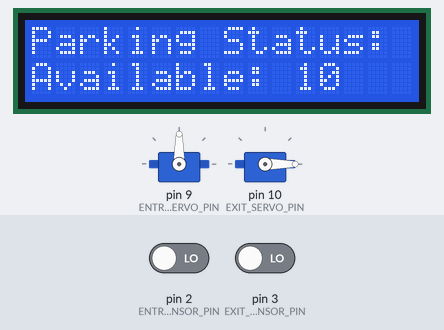
Bench run of a sketch on a simulated Arduino Uno, built with avr-gcc and run on an emulated ATmega328P. Shown: 2 × servo, 16×2 character LCD. The inputs (shaded band) are chosen by the test bench; at power-on: pin 2 (ENTRY_SENSOR_PIN) LOW, pin 3 (EXIT_SENSOR_PIN) LOW.

Above: at 0.1 s.
At 3.1 s:
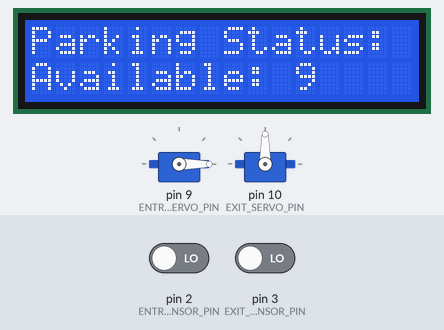
At 6.1 s:
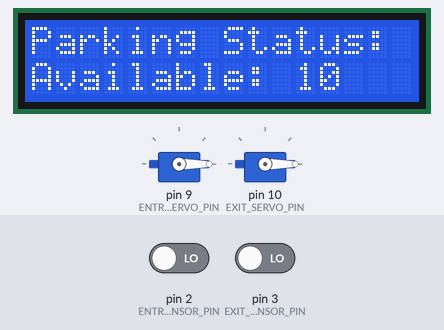
Timing chart, 0 to 7.6 s (numbered marks = the images above):
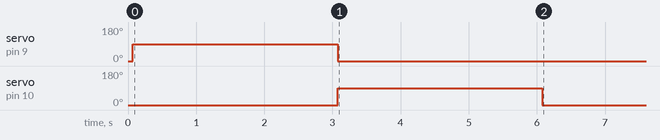

Measured:
- by itself, servo on pin 9 (ENTRY_SERVO_PIN): 0° → 90° at 0.07 s, → 0° 3.0 s later
- by itself, servo on pin 10 (EXIT_SERVO_PIN): 0° → 90° at 3.1 s, → 0° 3.0 s later
- what the display in image 1 shows lasts 3.0 s, from 3.1 s to 6.1 s

The sketch:

smart_parking_gate_system.ino
```cpp
#include <Servo.h>
#include <LiquidCrystal.h>

// ---------------------------------------------------------------------------
// 1. PIN CONFIGURATION
// ---------------------------------------------------------------------------
// Change these to match your actual wiring.

// Proximity sensors (entry/exit vehicle detection)
const int ENTRY_SENSOR_PIN = 2;
const int EXIT_SENSOR_PIN  = 3;

// Servo motors controlling the barrier gates
const int ENTRY_SERVO_PIN = 9;
const int EXIT_SERVO_PIN  = 10;

// 16x2 LCD pins (using the standard LiquidCrystal library in 4-bit mode)
// Wiring order below matches: LiquidCrystal(RS, EN, D4, D5, D6, D7)
const int LCD_RS = 12;
const int LCD_EN = 11;
const int LCD_D4 = 5;
const int LCD_D5 = 6;
const int LCD_D6 = 7;
const int LCD_D7 = 8;

LiquidCrystal lcd(LCD_RS, LCD_EN, LCD_D4, LCD_D5, LCD_D6, LCD_D7);

// ---------------------------------------------------------------------------
// 2. SENSOR LOGIC LEVEL
// ---------------------------------------------------------------------------
// Many IR/proximity sensor modules pull their output LOW when an object is
// detected, and HIGH when clear. If your sensor behaves the opposite way,
// flip this constant.
const int SENSOR_DETECTED_STATE = LOW;

// ---------------------------------------------------------------------------
// 3. SERVO GATE ANGLES
// ---------------------------------------------------------------------------
// Adjust these to match how your physical barrier is mounted.
const int GATE_CLOSED_ANGLE = 0;
const int GATE_OPEN_ANGLE   = 90;

// How long (ms) to keep the gate open so a vehicle can pass through
// before closing it again. Adjust based on your real-world timing.
const unsigned long GATE_OPEN_DURATION_MS = 3000;

Servo entryServo;
Servo exitServo;

// ---------------------------------------------------------------------------
// 4. PARKING CAPACITY / COUNT STATE
// ---------------------------------------------------------------------------
// Fixed maximum number of parking spaces available in the lot.
const int MAX_CAPACITY = 10;

// Number of vehicles currently parked. Starts at 0 (assume empty lot on
// power-up). This is the core piece of state the whole system revolves
// around: everything else (LCD text, barrier permission) is derived from it.
int carsParked = 0;

// ---------------------------------------------------------------------------
// 5. SIMPLE DEBOUNCE / STATE-TRACKING FOR EACH SENSOR
// ---------------------------------------------------------------------------
// A vehicle sitting in front of a sensor for multiple loop() cycles must
// only trigger ONE count change, not one per loop iteration. We do this by
// remembering whether the sensor was already "occupied" on the previous
// check, and only acting on the transition from "clear" to "detected".
// This is a simple two-state FSM (CLEAR / DETECTED) applied per sensor,
// similar in spirit to a debounce, but based on presence rather than
// rapid electrical bounce.

bool entryVehiclePresent = false; // was a vehicle at the entry last check?
bool exitVehiclePresent  = false; // was a vehicle at the exit last check?

// ---------------------------------------------------------------------------
// 6. SETUP
// ---------------------------------------------------------------------------
void setup() {
  Serial.begin(9600); // useful for debugging alongside the LCD

  pinMode(ENTRY_SENSOR_PIN, INPUT);
  pinMode(EXIT_SENSOR_PIN, INPUT);

  entryServo.attach(ENTRY_SERVO_PIN);
  exitServo.attach(EXIT_SERVO_PIN);

  // Make sure both gates start closed
  entryServo.write(GATE_CLOSED_ANGLE);
  exitServo.write(GATE_CLOSED_ANGLE);

  lcd.begin(16, 2); // 16 columns, 2 rows

  updateLCD(); // show initial availability on power-up
}

// ---------------------------------------------------------------------------
// 7. MAIN LOOP
// ---------------------------------------------------------------------------
void loop() {
  handleEntry();
  handleExit();
}

// ---------------------------------------------------------------------------
// 8. ENTRY HANDLING
// ---------------------------------------------------------------------------
void handleEntry() {
  bool detectedNow = (digitalRead(ENTRY_SENSOR_PIN) == SENSOR_DETECTED_STATE);

  // Only react on the transition from "no vehicle" to "vehicle detected".
  // This stops one car sitting at the sensor from incrementing the count
  // repeatedly while it waits for the barrier to lift and the car to pass.
  if (detectedNow && !entryVehiclePresent) {
    entryVehiclePresent = true; // remember: entry point is currently occupied

    if (carsParked < MAX_CAPACITY) {
      // Space is available -> let the vehicle in
      openGate(entryServo);
      delay(GATE_OPEN_DURATION_MS); // hold gate open for the vehicle to pass
      closeGate(entryServo);

      carsParked++; // increment exactly once per detected entry
      // Safety clamp: count should never exceed MAX_CAPACITY
      if (carsParked > MAX_CAPACITY) {
        carsParked = MAX_CAPACITY;
      }

      updateLCD();
    } else {
      // Parking is full -> keep gate closed and inform via LCD
      showParkingFull();
    }
  }

  // Reset the "present" flag once the vehicle has moved away from the sensor,
  // so the NEXT vehicle can be detected as a fresh transition.
  if (!detectedNow) {
    entryVehiclePresent = false;
  }
}

// ---------------------------------------------------------------------------
// 9. EXIT HANDLING
// ---------------------------------------------------------------------------
void handleExit() {
  bool detectedNow = (digitalRead(EXIT_SENSOR_PIN) == SENSOR_DETECTED_STATE);

  if (detectedNow && !exitVehiclePresent) {
    exitVehiclePresent = true;

    // Open the exit barrier to let the vehicle leave
    openGate(exitServo);
    delay(GATE_OPEN_DURATION_MS);
    closeGate(exitServo);

    carsParked--; // decrement exactly once per detected exit

    // Safety clamp: count should never go below zero
    if (carsParked < 0) {
      carsParked = 0;
    }

    updateLCD();
  }

  if (!detectedNow) {
    exitVehiclePresent = false;
  }
}

// ---------------------------------------------------------------------------
// 10. GATE HELPER FUNCTIONS
// ---------------------------------------------------------------------------
// Reusable so both the entry and exit gates share the same open/close logic.
void openGate(Servo &gateServo) {
  gateServo.write(GATE_OPEN_ANGLE);
}

void closeGate(Servo &gateServo) {
  gateServo.write(GATE_CLOSED_ANGLE);
}

// ---------------------------------------------------------------------------
// 11. LCD DISPLAY FUNCTIONS
// ---------------------------------------------------------------------------

// Shows current availability. Called whenever carsParked changes.
void updateLCD() {
  int availableSpaces = MAX_CAPACITY - carsParked;

  lcd.clear();
  lcd.setCursor(0, 0);
  lcd.print("Parking Status:");

  lcd.setCursor(0, 1);
  if (availableSpaces <= 0) {
    lcd.print("Parking Full");
  } else {
    lcd.print("Available: ");
    lcd.print(availableSpaces);
  }
}

// Shown specifically when a vehicle is waiting at the entry but the lot
// is already full, so the barrier is intentionally NOT opened.
void showParkingFull() {
  lcd.clear();
  lcd.setCursor(0, 0);
  lcd.print("Parking Status:");
  lcd.setCursor(0, 1);
  lcd.print("Parking Full");
}
```
